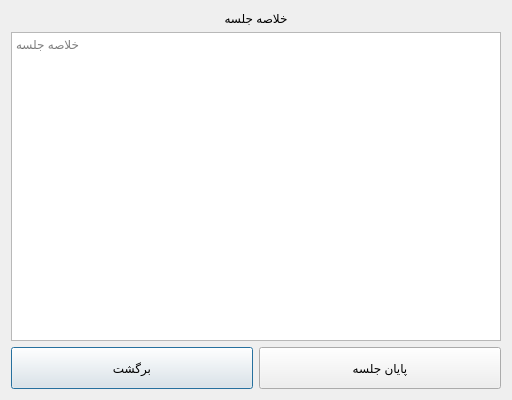
<?xml version="1.0" encoding="UTF-8"?>
<ui version="4.0">
 <class>SessionSummaryDialog</class>
 <widget class="QDialog" name="SessionSummaryDialog">
  <property name="geometry">
   <rect>
    <x>0</x>
    <y>0</y>
    <width>512</width>
    <height>400</height>
   </rect>
  </property>
  <property name="windowTitle">
   <string>Dialog</string>
  </property>
  <layout class="QVBoxLayout" name="verticalLayout">
   <item>
    <widget class="QLabel" name="label_session_summary">
     <property name="text">
      <string>خلاصه جلسه</string>
     </property>
     <property name="alignment">
      <set>Qt::AlignmentFlag::AlignCenter</set>
     </property>
    </widget>
   </item>
   <item>
    <widget class="QTextEdit" name="textEdit_session_summary">
     <property name="layoutDirection">
      <enum>Qt::LayoutDirection::RightToLeft</enum>
     </property>
     <property name="placeholderText">
      <string>خلاصه جلسه</string>
     </property>
    </widget>
   </item>
   <item>
    <layout class="QHBoxLayout" name="horizontalLayout">
     <item>
      <widget class="QPushButton" name="pushButton_back">
       <property name="minimumSize">
        <size>
         <width>0</width>
         <height>42</height>
        </size>
       </property>
       <property name="text">
        <string>برگشت</string>
       </property>
      </widget>
     </item>
     <item>
      <widget class="QPushButton" name="pushButton_end_session">
       <property name="minimumSize">
        <size>
         <width>0</width>
         <height>42</height>
        </size>
       </property>
       <property name="text">
        <string>پایان جلسه</string>
       </property>
      </widget>
     </item>
    </layout>
   </item>
  </layout>
 </widget>
 <resources/>
 <connections/>
</ui>
